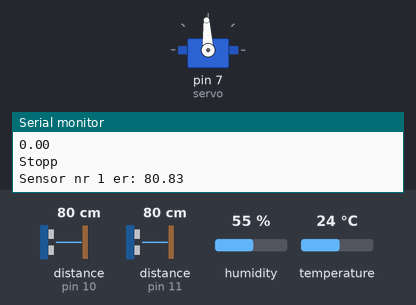
Recording of a sketch running on a simulated Arduino Uno, built with avr-gcc and run on an emulated ATmega328P. Parts: servo, the last lines printed to the serial monitor. The test bench sets the inputs (shaded band); at power-on: distance to the obstacle (sensors on pin 10, pin 11) 80 cm, humidity 55 %, temperature 24 °C. The echo pulse lasts 58.3 µs per cm.

Above: at 3.3 s.
3.4 s: distance to the obstacle (sensor on pin 10) set to 2 cm
At 5.9 s:
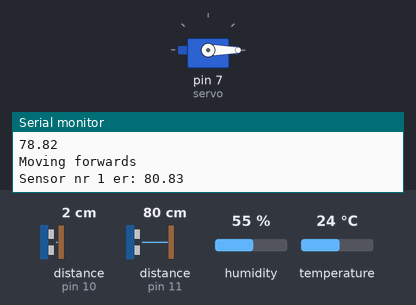
6.7 s: distance to the obstacle (sensor on pin 10) set to 120 cm
At 11.3 s:
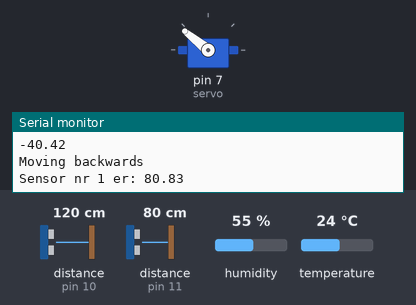
11.6 s: distance to the obstacle (sensor on pin 10) set to 4 cm
At 15.6 s:
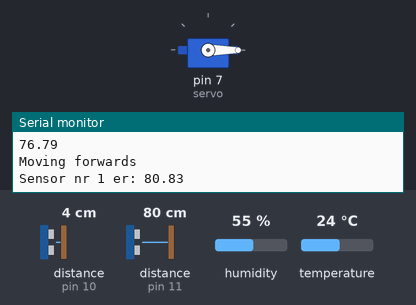
16.7 s: distance to the obstacle (sensor on pin 10) set to 250 cm
At 21.4 s:
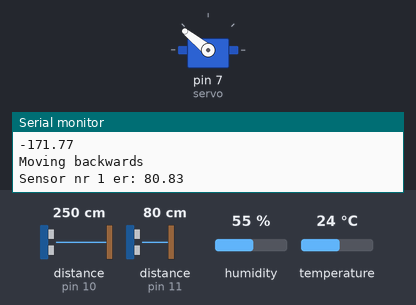
Timing chart, 0 to 22.8 s (numbered marks = the images above; inputs shaded):
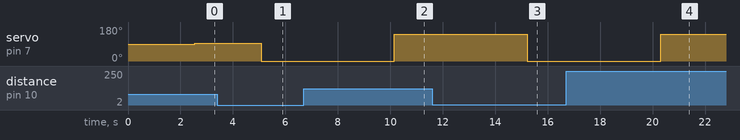

The sketch:

Sensor_og_motor_NYNY_ping.ino
```cpp
//For distansemåler og motor

#include <Servo.h>
#include <NewPing.h>
#include <DHT.h>
//motor object
Servo servo;

//Sensor object


//--------------------------------
#define MAX_DIST 400
//For temp og fuktmåler
#define DHTPIN 6
#define DHTTYPE DHT22

  DHT dht(DHTPIN,DHTTYPE);

//For sensor1 og to.
#define trigpin 12
#define echopin 11
NewPing sonar(trigpin, echopin, MAX_DIST);

#define trigpin2 9
#define echopin2 10
NewPing sonar2(trigpin2, echopin2, MAX_DIST);

//-------------------------------------------------

const int iterations = 10;

//tolleransen for feil
const float TOL = 0.5;

//-------------------------------------------------

//len = lengden på signalet som returneres fra sensoren.
//dist = avstanden i cm.

float len, dist, len2, dist2, x, y, compare, hum, temp, SpeedSound;

//-------------------------------------------------


void setup() {
  // serial.begin; viser input.
  //servo.attach viser hvilken pin den har.
  Serial.begin(9600);
  dht.begin();
  }

void loop() {

  hum = dht.readHumidity();
  temp = dht.readTemperature();
  SpeedSound = getSpeed(temp, hum);
  servo.attach(7);
  dist = getDistance(trigpin, sonar.ping_median(iterations));
  x = dist;
  printDistance(1, x);

  dist2 = getDistance(trigpin2, sonar2.ping_median(iterations));
  y = dist2;
  printDistance(2, y);
  servo.write(1500);
  MotorDriver(x, y);


  //delay(2000);
}
float getSpeed(float temp, float hum){
  return (331.4 + (0.606 * temp) + (0.0124 * hum)) / 10000;
}

float getDistance(int trig,float echo){
    dist = (echo/2) * SpeedSound;
    if (dist >=400 || dist <= 2){
      Serial.println("Avstanden er unøyaktig.");
    }
    else{
      return dist;
    }
 }

  void printDistance(int Nr, float dist){
    Serial.print("Sensor nr ");
    Serial.print(Nr);
    Serial.print(" er: ");
    Serial.println(dist);
    delay(1000);
}
  void MotorDriver(float dist1, float dist2){
      servo.write(1500);
      compare = dist1-dist2;
      Serial.println(compare);
    if (abs(compare) >= TOL && compare >= 0){
      Serial.println("Moving forwards");
      servo.write(0);
      //delay(4000);
      //servo.write(1500);
      //delay(2000);
    }
    else if(abs(compare) >= TOL && compare < 0){
      Serial.println("Moving backwards");
      servo.write(2000);
      //delay(4000);
      //servo.write(1500);
      //delay(2000);
      //servo.detach();
    }
    else{
      Serial.println("Stopp");

      servo.detach();
    }
  }
```

Measured:
- after the input at 3.4 s, servo on pin 7 (servo): 93° → 0° after 1.7 s
- after the input at 6.7 s, servo on pin 7 (servo): 0° → 141° after 3.5 s
- after the input at 11.6 s, servo on pin 7 (servo): 141° → 0° after 3.6 s
- after the input at 16.7 s, servo on pin 7 (servo): 0° → 141° after 3.6 s
